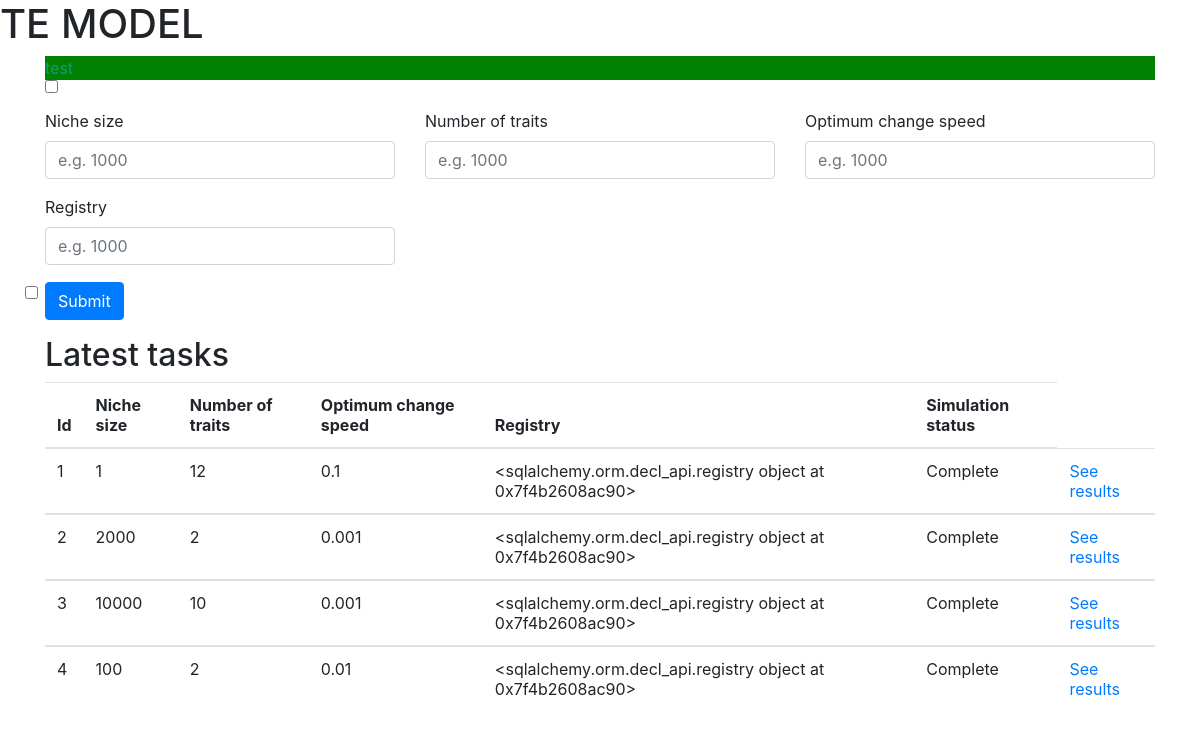
The page / on the database its author committed.
### index.py (models this page shows)
class Task(db.Model):
    id = db.Column(db.Integer, primary_key = True)
    niche_size = db.Column(db.Integer)
    number_of_traits = db.Column(db.Integer)
    optimum_change_speed = db.Column(db.REAL)
    simulation_status = db.Column(db.Text)

### index.py (the view, shortened to what this page needs)
@app.route('/', methods = ['GET', 'POST'])
def hello_world():
    tasks = Task.query.all()
    tasks_list, names = tasks_to_list(tasks)
    tmp = list(filter(lambda x: x not in ['id', 'simulation_status'], names))
    cols_num = 3 #math.floor(math.sqrt(len(tmp))) + 1
    params_general = [tmp[i:i+cols_num] for i in range(0, len(tmp), 3)]
    params_TE = []
    return render_template("index.html", zmienna = tasks[(len(tasks)-5):], tasks_list = tasks_list, names = names, params_general = params_general, params_TE = params_TE)

### index.py (called while the page is built)
def tasks_to_list(tasks):
    mylist = []
    names = []
    first = True
    for task in tasks:
        mydir = {}
        for attr in dir(task):
            if not attr.startswith("_") and attr not in ["metadata", "query", "query_class"]:
                if first:
                    names.append(attr)
                mydir[attr] = getattr(task, attr)
        first = False
        mylist.append(mydir)
    return mylist, names

### templates/index.html (shortened to what this page needs)
{% extends "base.html" %}
{% block content %}
<div class="container">
<div id="test">test</div>
<form action="foo">
  <input type="checkbox" class="foo">
</form>
<form method="POST">
    {% for params_row in params_general %}
    <div class="row">
        {% for param in params_row %}
        <div class="col-sm-4">
            <div class="form-group">
            <label>{{param.replace('_',' ').capitalize()}}</label>
            <input type="text" class="form-control" id="{{param}}" name="{{param}}" placeholder="e.g. 1000">
            </div>
        </div>
        {% endfor %}
    </div>
    {% endfor %}
    {% if not params_TE %}
    <div class="row">
        <div class="col-sm-4">
                <input type="checkbox" class="foo form-check-input" id="TEparams">
        </div>
    </div>
    {% endif %}
<button type="submit" class="btn btn-primary">Submit</button>
</form>
<h2> Latest tasks </h2>
<table class = "table table-hover">
  <thead>
    <tr>
    {% for name in names %}
      <th> {{name.replace('_',' ').capitalize()}} </th>
    {% endfor %}
    </tr>
  </thead>
  {% for task in tasks_list %}
  <tbody>
    <tr>
    {% for val in task.values() %}
      <td> {{val}} </td>
    {% endfor %}
      <td> <a href="results/{{task.id}}">See results</a></td>
    </tr>
  {% endfor %}
  </tbody>
</table>
</div>
{% endblock %}

### templates/base.html (shortened to what this page needs)
<html lang=en>
<head>
    <link rel="stylesheet" type="text/css" href="{{ url_for('static', filename='resources/style.css') }}" />
    <link rel="stylesheet"
        href="https://maxcdn.bootstrapcdn.com/bootstrap/4.0.0-alpha.6/css/bootstrap.min.css"
>
</head>
<body>
    <h1> TE MODEL </h1>
{% block content %}
{% endblock %}
</body>
</html>

### static/resources/style.css (style rules this page uses)
#test { background-color: green; color: #119988; }

### rows shown on the page
Task: values "1" "1" "12" "<sqlalchemy.orm.decl_api.registry object at 0x7f4b2608ac90>", optimum_change_speed "0.1", simulation_status "Complete"
Task: values "2" "2" "<sqlalchemy.orm.decl_api.registry object at 0x7f4b2608ac90>", niche_size "2000", optimum_change_speed "0.001", simulation_status "Complete"
Task: values "3" "10" "<sqlalchemy.orm.decl_api.registry object at 0x7f4b2608ac90>", niche_size "10000", optimum_change_speed "0.001", simulation_status "Complete"
Task: values "4" "100" "2" "<sqlalchemy.orm.decl_api.registry object at 0x7f4b2608ac90>", optimum_change_speed "0.01", simulation_status "Complete"

### other values the page prints
{{ param.replace('_',' ').capitalize() }} "Niche size" "Number of traits" "Optimum change speed" "Registry"
{{ name.replace('_',' ').capitalize() }} "Id" "Niche size" "Number of traits" "Optimum change speed" "Registry" "Simulation status"
